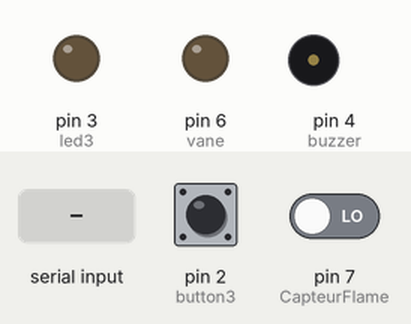
The sketch below on a simulated Arduino Uno, built with avr-gcc and run on an emulated ATmega328P. On the bench: output pins drawn as LEDs (lit = HIGH), buzzer (waves = sounding). The test bench sets the inputs (shaded band); at power-on: pin 2 (button3) LOW, pin 7 (CapteurFlame) LOW. Pins used as bus, display or sensor lines are not drawn.

Above: at 1.2 s.
1.3 s: "1" received over Serial
At 2.0 s:
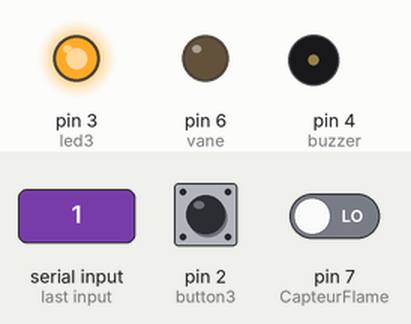
At 3.5 s:
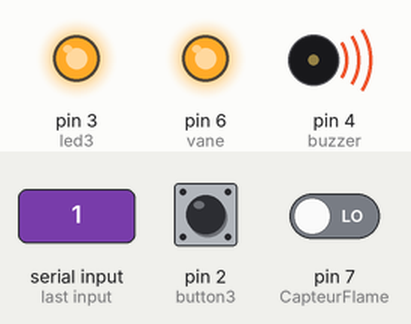
4.3 s: "0" received over Serial
At 5.5 s:
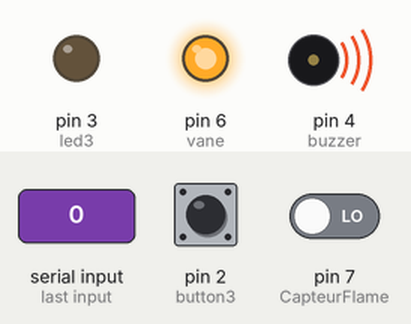
Timing chart, 0 to 7.3 s (numbered marks = the images above; inputs shaded):
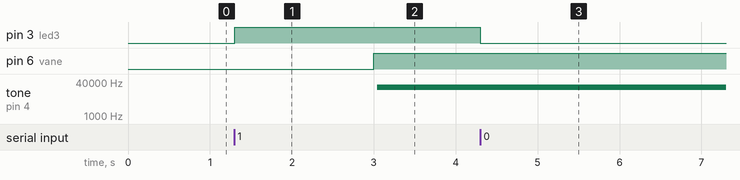

The sketch:

cuisine.ino
```cpp
const int button3=2;
const int led3=3;
const int buzzer=4;
const int button4=5;
const int vane=6;
const int CapteurFlame=7;
unsigned long previousMillis=0;
const long interval=3000;


void setup() {
pinMode(CapteurFlame, INPUT);
pinMode(button3, INPUT);
pinMode(button4, INPUT);
pinMode(buzzer, OUTPUT);
pinMode(led3, OUTPUT);
pinMode(vane,OUTPUT);
Serial.begin(9600);
}

void loop() {
 int etat_button_3=digitalRead(button3);
 int etat_flame=digitalRead(CapteurFlame);
 char received_etat_led1=Serial.read();
 char received_etat_led2=Serial.read();
 unsigned long currentMillis=millis();
 if (received_etat_led1 == '1')

 {
  digitalWrite(led3,HIGH);
 }
if(received_etat_led1=='0')
{digitalWrite(led3,LOW);
}
if (received_etat_led2 == '1')

 {
  digitalWrite(led3,HIGH);
 }
if(received_etat_led2=='0')
{digitalWrite(led3,LOW);
}
if(etat_flame=HIGH)
{digitalWrite(buzzer,HIGH);
if (currentMillis - previousMillis >= interval){
  digitalWrite(vane, HIGH);
  digitalWrite(buzzer,LOW);

}
}
if (etat_flame== LOW)
{
  digitalWrite(buzzer, LOW);
  digitalWrite(vane, LOW);
}
if(button4== HIGH)
{digitalWrite(buzzer,LOW);
digitalWrite(vane,LOW);
}}
```

Measured:
- after the input at 1.3 s, pin 3 (led3): LOW → HIGH at once
- after the input at 4.3 s, pin 3 (led3): HIGH → LOW at once
